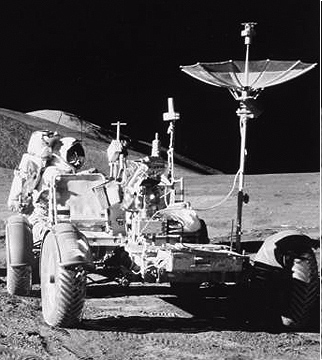
#> input picture Rover.png, 322 x 360 px
$ python TestFourierDemo.py
#> lines starting #> are read from the running program, lines starting #| are printed output that depends on the picture
# -*- coding: utf-8 -*-
"""
TestFourierDemo.py

Created on Thu Sep 29 09:57:55 2016

@author: slehar

From: http://opencv-python-tutroals.readthedocs.io/en/latest/py_tutorials/py_imgproc/py_transforms/py_fourier_transform/py_fourier_transform.html
"""

import numpy as np
from matplotlib import pyplot as plt
import matplotlib.image as mpimg


img = mpimg.imread('Rover.png',0)
#> img is the input picture: shape (360, 322, 4) float32; mean R, G, B, A 0.326, 0.318, 0.326, 0.997
f = np.fft.fft2(img)
fshift = np.fft.fftshift(f)
magSpect = 20*np.log(np.abs(fshift))
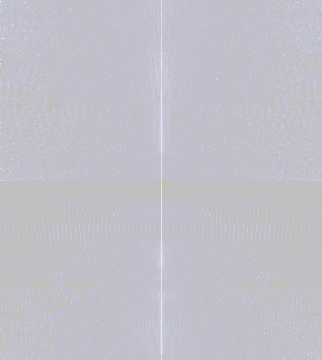
#> magSpect: shape (360, 322, 4) float64; mean of channels 0, 1, 2, 3 8.3, 8.4, 28.1, 8.4; transparent parts drawn white

plt.subplot(121)
plt.imshow(img, cmap = 'gray')
plt.title('Input Image')
plt.xticks([]), plt.yticks([])
plt.subplot(122)
plt.imshow(magSpect, cmap = 'gray', vmin=magSpect.min(),
                                                     vmax=magSpect.max())
plt.title('Magnitude Spectrum'), plt.xticks([]), plt.yticks([])
plt.show()
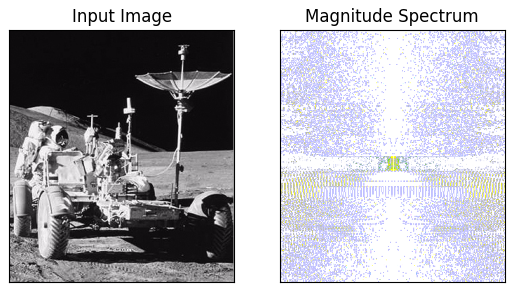
#> figure drawn by matplotlib, 2 panels

# Pop fig window to top
figmgr=plt.get_current_fig_manager()
figmgr.canvas.manager.window.raise_()
geom=figmgr.window.geometry()
#> (the run stopped early here; a loop or call above may not have finished)
